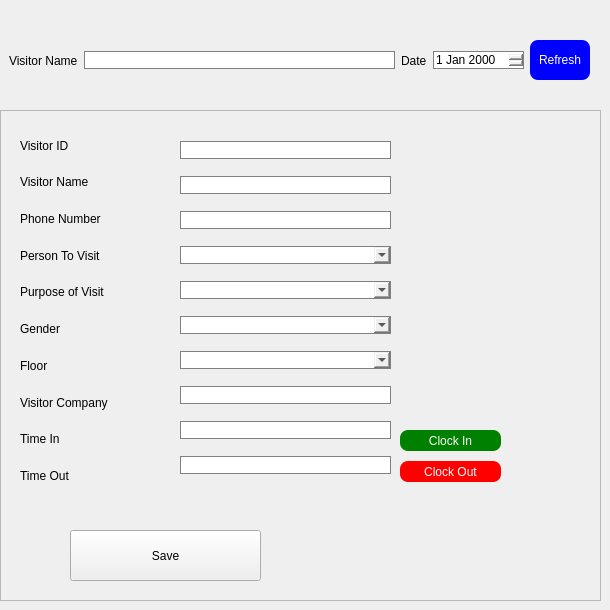
       <widget class="QWidget" name="Visitor_2">
        <widget class="QWidget" name="widget_6" native="true">
         <property name="geometry">
          <rect>
           <x>9</x>
           <y>20</y>
           <width>581</width>
           <height>81</height>
          </rect>
         </property>
         <property name="styleSheet">
          <string notr="true"/>
         </property>
         <widget class="QWidget" name="layoutWidget_3">
          <property name="geometry">
           <rect>
            <x>0</x>
            <y>0</y>
            <width>581</width>
            <height>81</height>
           </rect>
          </property>
          <layout class="QHBoxLayout" name="horizontalLayout_4">
           <item>
            <widget class="QLabel" name="label_22">
             <property name="text">
              <string>Visitor Name</string>
             </property>
            </widget>
           </item>
           <item>
            <widget class="QLineEdit" name="lineEdit_14">
             <property name="styleSheet">
              <string notr="true">border: 1px solid grey</string>
             </property>
            </widget>
           </item>
           <item>
            <widget class="QLabel" name="label_23">
             <property name="text">
              <string>Date</string>
             </property>
            </widget>
           </item>
           <item>
            <widget class="QDateEdit" name="dateEdit_4">
             <property name="styleSheet">
              <string notr="true">border: 1px solid grey;</string>
             </property>
            </widget>
           </item>
           <item>
            <widget class="QPushButton" name="pushButton_12">
             <property name="styleSheet">
              <string notr="true">QPushButton{
text-align: center;
height: 30px;
width: 50px;
padding: 5px;
background: blue;
color: white;
border-radius: 8px;
}</string>
             </property>
             <property name="text">
              <string>Refresh</string>
             </property>
            </widget>
           </item>
          </layout>
         </widget>
        </widget>
        <widget class="QFrame" name="frame_4">
         <property name="geometry">
          <rect>
           <x>0</x>
           <y>110</y>
           <width>601</width>
           <height>491</height>
          </rect>
         </property>
         <property name="styleSheet">
          <string notr="true"/>
         </property>
         <property name="frameShape">
          <enum>QFrame::StyledPanel</enum>
         </property>
         <property name="frameShadow">
          <enum>QFrame::Raised</enum>
         </property>
         <widget class="QPushButton" name="pushButton_13">
          <property name="geometry">
           <rect>
            <x>400</x>
            <y>320</y>
            <width>101</width>
            <height>21</height>
           </rect>
          </property>
          <property name="styleSheet">
           <string notr="true">QPushButton{
text-align: center;
height: 30px;
width: 50px;
padding: 5px;
background: green;
color: white;
border-radius: 8px;
}</string>
          </property>
          <property name="text">
           <string>Clock In</string>
          </property>
         </widget>
         <widget class="QPushButton" name="pushButton_14">
          <property name="geometry">
           <rect>
            <x>400</x>
            <y>351</y>
            <width>101</width>
            <height>21</height>
           </rect>
          </property>
          <property name="styleSheet">
           <string notr="true">QPushButton{
text-align: center;
height: 30px;
width: 50px;
padding: 5px;
background: red;
color: white;
border-radius: 8px;
}</string>
          </property>
          <property name="text">
           <string>Clock Out</string>
          </property>
         </widget>
         <widget class="QPushButton" name="pushButton_15">
          <property name="geometry">
           <rect>
            <x>70</x>
            <y>420</y>
            <width>191</width>
            <height>51</height>
           </rect>
          </property>
          <property name="text">
           <string>Save</string>
          </property>
         </widget>
         <widget class="QWidget" name="layoutWidget_4">
          <property name="geometry">
           <rect>
            <x>180</x>
            <y>20</y>
            <width>211</width>
            <height>361</height>
           </rect>
          </property>
          <layout class="QVBoxLayout" name="verticalLayout_4">
           <item>
            <widget class="QLineEdit" name="lineEdit_15">
             <property name="styleSheet">
              <string notr="true">border: 1px solid grey
</string>
             </property>
            </widget>
           </item>
           <item>
            <widget class="QLineEdit" name="lineEdit_16">
             <property name="styleSheet">
              <string notr="true">border: 1px solid grey</string>
             </property>
            </widget>
           </item>
           <item>
            <widget class="QLineEdit" name="lineEdit_17">
             <property name="styleSheet">
              <string notr="true">border: 1px solid grey</string>
             </property>
            </widget>
           </item>
           <item>
            <widget class="QComboBox" name="PersonToVisit_2">
             <property name="styleSheet">
              <string notr="true">border: 1px solid grey</string>
             </property>
            </widget>
           </item>
           <item>
            <widget class="QComboBox" name="PurposeofVisit_2">
             <property name="styleSheet">
              <string notr="true">border: 1px solid grey</string>
             </property>
             <item>
              <property name="text">
               <string/>
              </property>
             </item>
             <item>
              <property name="text">
               <string>Official</string>
              </property>
             </item>
             <item>
              <property name="text">
               <string>Meeting</string>
              </property>
             </item>
             <item>
              <property name="text">
               <string>Personal</string>
              </property>
             </item>
             <item>
              <property name="text">
               <string>Audit</string>
              </property>
             </item>
             <item>
              <property name="text">
               <string>Maintenance</string>
              </property>
             </item>
            </widget>
           </item>
           <item>
            <widget class="QComboBox" name="Gender_2">
             <property name="styleSheet">
              <string notr="true">border: 1px solid grey</string>
             </property>
             <item>
              <property name="text">
               <string/>
              </property>
             </item>
             <item>
              <property name="text">
               <string>Male</string>
              </property>
             </item>
             <item>
              <property name="text">
               <string>Female</string>
              </property>
             </item>
            </widget>
           </item>
           <item>
            <widget class="QComboBox" name="Floor_2">
             <property name="styleSheet">
              <string notr="true">border: 1px solid grey</string>
             </property>
             <item>
              <property name="text">
               <string/>
              </property>
             </item>
             <item>
              <property name="text">
               <string>First Floor</string>
              </property>
             </item>
             <item>
              <property name="text">
               <string>Second Floor</string>
              </property>
             </item>
             <item>
              <property name="text">
               <string>Third Floor</string>
              </property>
             </item>
             <item>
              <property name="text">
               <string>Fourth Floor</string>
              </property>
             </item>
             <item>
              <property name="text">
               <string>Fifth Floor</string>
              </property>
             </item>
            </widget>
           </item>
           <item>
            <widget class="QLineEdit" name="lineEdit_18">
             <property name="styleSheet">
              <string notr="true">border: 1px solid grey</string>
             </property>
            </widget>
           </item>
           <item>
            <widget class="QLineEdit" name="lineEdit_19">
             <property name="styleSheet">
              <string notr="true">border: 1px solid grey</string>
             </property>
            </widget>
           </item>
           <item>
            <widget class="QLineEdit" name="lineEdit_20">
             <property name="styleSheet">
              <string notr="true">border: 1px solid grey</string>
             </property>
            </widget>
           </item>
          </layout>
         </widget>
         <widget class="QWidget" name="layoutWidget_5">
          <property name="geometry">
           <rect>
            <x>20</x>
            <y>20</y>
            <width>141</width>
            <height>361</height>
           </rect>
          </property>
          <layout class="QVBoxLayout" name="verticalLayout_5">
           <item>
            <widget class="QLabel" name="label_24">
             <property name="text">
              <string>Visitor ID</string>
             </property>
            </widget>
           </item>
           <item>
            <widget class="QLabel" name="label_25">
             <property name="text">
              <string>Visitor Name</string>
             </property>
            </widget>
           </item>
           <item>
            <widget class="QLabel" name="label_26">
             <property name="text">
              <string>Phone Number</string>
             </property>
            </widget>
           </item>
           <item>
            <widget class="QLabel" name="label_27">
             <property name="text">
              <string>Person To Visit</string>
             </property>
            </widget>
           </item>
           <item>
            <widget class="QLabel" name="label_28">
             <property name="text">
              <string>Purpose of Visit</string>
             </property>
            </widget>
           </item>
           <item>
            <widget class="QLabel" name="label_29">
             <property name="text">
              <string>Gender</string>
             </property>
            </widget>
           </item>
           <item>
            <widget class="QLabel" name="label_30">
             <property name="text">
              <string>Floor</string>
             </property>
            </widget>
           </item>
           <item>
            <widget class="QLabel" name="label_31">
             <property name="text">
              <string>Visitor Company</string>
             </property>
            </widget>
           </item>
           <item>
            <widget class="QLabel" name="label_32">
             <property name="text">
              <string>Time In</string>
             </property>
            </widget>
           </item>
           <item>
            <widget class="QLabel" name="label_33">
             <property name="text">
              <string>Time Out</string>
             </property>
            </widget>
           </item>
          </layout>
         </widget>
        </widget>
       </widget>
